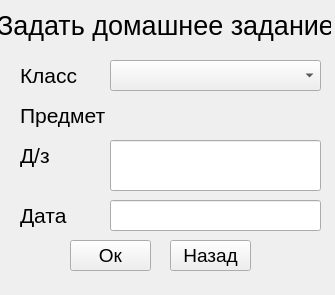
<?xml version="1.0" encoding="UTF-8"?>
<ui version="4.0">
 <class>Form</class>
 <widget class="QWidget" name="Form">
  <property name="geometry">
   <rect>
    <x>0</x>
    <y>0</y>
    <width>335</width>
    <height>295</height>
   </rect>
  </property>
  <property name="windowTitle">
   <string>Задать домашнее задание</string>
  </property>
  <widget class="QLabel" name="Title">
   <property name="geometry">
    <rect>
     <x>0</x>
     <y>10</y>
     <width>331</width>
     <height>31</height>
    </rect>
   </property>
   <property name="font">
    <font>
     <pointsize>20</pointsize>
    </font>
   </property>
   <property name="text">
    <string>Задать домашнее задание</string>
   </property>
   <property name="alignment">
    <set>Qt::AlignCenter</set>
   </property>
  </widget>
  <widget class="QComboBox" name="Class">
   <property name="geometry">
    <rect>
     <x>110</x>
     <y>60</y>
     <width>211</width>
     <height>31</height>
    </rect>
   </property>
  </widget>
  <widget class="QLabel" name="Title_2">
   <property name="geometry">
    <rect>
     <x>20</x>
     <y>60</y>
     <width>91</width>
     <height>31</height>
    </rect>
   </property>
   <property name="font">
    <font>
     <pointsize>16</pointsize>
    </font>
   </property>
   <property name="text">
    <string>Класс</string>
   </property>
   <property name="alignment">
    <set>Qt::AlignLeading|Qt::AlignLeft|Qt::AlignVCenter</set>
   </property>
  </widget>
  <widget class="QLabel" name="Title_4">
   <property name="geometry">
    <rect>
     <x>20</x>
     <y>100</y>
     <width>91</width>
     <height>31</height>
    </rect>
   </property>
   <property name="font">
    <font>
     <pointsize>16</pointsize>
    </font>
   </property>
   <property name="text">
    <string>Предмет</string>
   </property>
   <property name="alignment">
    <set>Qt::AlignLeading|Qt::AlignLeft|Qt::AlignVCenter</set>
   </property>
  </widget>
  <widget class="QLabel" name="Item">
   <property name="geometry">
    <rect>
     <x>110</x>
     <y>100</y>
     <width>211</width>
     <height>31</height>
    </rect>
   </property>
   <property name="font">
    <font>
     <pointsize>16</pointsize>
    </font>
   </property>
   <property name="text">
    <string/>
   </property>
   <property name="alignment">
    <set>Qt::AlignLeading|Qt::AlignLeft|Qt::AlignVCenter</set>
   </property>
  </widget>
  <widget class="QLabel" name="Title_5">
   <property name="geometry">
    <rect>
     <x>20</x>
     <y>140</y>
     <width>91</width>
     <height>31</height>
    </rect>
   </property>
   <property name="font">
    <font>
     <pointsize>16</pointsize>
    </font>
   </property>
   <property name="text">
    <string>Д/з</string>
   </property>
   <property name="alignment">
    <set>Qt::AlignLeading|Qt::AlignLeft|Qt::AlignVCenter</set>
   </property>
  </widget>
  <widget class="QPushButton" name="Ok">
   <property name="geometry">
    <rect>
     <x>70</x>
     <y>240</y>
     <width>81</width>
     <height>31</height>
    </rect>
   </property>
   <property name="maximumSize">
    <size>
     <width>111</width>
     <height>16777215</height>
    </size>
   </property>
   <property name="font">
    <font>
     <pointsize>14</pointsize>
    </font>
   </property>
   <property name="text">
    <string>Ок</string>
   </property>
  </widget>
  <widget class="QLineEdit" name="Dz">
   <property name="geometry">
    <rect>
     <x>110</x>
     <y>140</y>
     <width>211</width>
     <height>51</height>
    </rect>
   </property>
  </widget>
  <widget class="QLabel" name="labelNot">
   <property name="enabled">
    <bool>true</bool>
   </property>
   <property name="geometry">
    <rect>
     <x>0</x>
     <y>270</y>
     <width>331</width>
     <height>21</height>
    </rect>
   </property>
   <property name="font">
    <font>
     <pointsize>10</pointsize>
    </font>
   </property>
   <property name="text">
    <string/>
   </property>
   <property name="alignment">
    <set>Qt::AlignCenter</set>
   </property>
  </widget>
  <widget class="QPushButton" name="Exit">
   <property name="geometry">
    <rect>
     <x>170</x>
     <y>240</y>
     <width>81</width>
     <height>31</height>
    </rect>
   </property>
   <property name="maximumSize">
    <size>
     <width>111</width>
     <height>16777215</height>
    </size>
   </property>
   <property name="font">
    <font>
     <pointsize>14</pointsize>
    </font>
   </property>
   <property name="text">
    <string>Назад</string>
   </property>
  </widget>
  <widget class="QLabel" name="Title_6">
   <property name="geometry">
    <rect>
     <x>20</x>
     <y>200</y>
     <width>91</width>
     <height>31</height>
    </rect>
   </property>
   <property name="font">
    <font>
     <pointsize>16</pointsize>
    </font>
   </property>
   <property name="text">
    <string>Дата</string>
   </property>
   <property name="alignment">
    <set>Qt::AlignLeading|Qt::AlignLeft|Qt::AlignVCenter</set>
   </property>
  </widget>
  <widget class="QLineEdit" name="Date">
   <property name="geometry">
    <rect>
     <x>110</x>
     <y>200</y>
     <width>211</width>
     <height>31</height>
    </rect>
   </property>
  </widget>
 </widget>
 <resources/>
 <connections/>
</ui>
